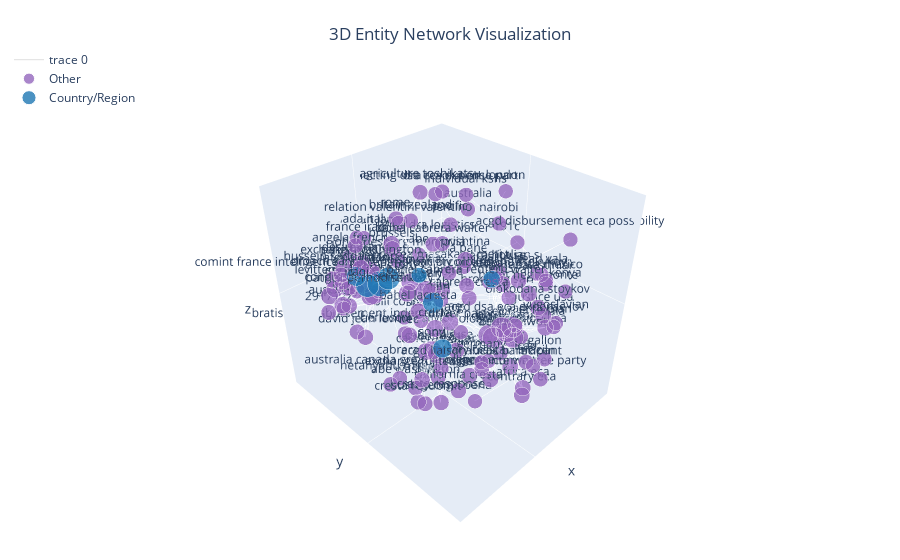
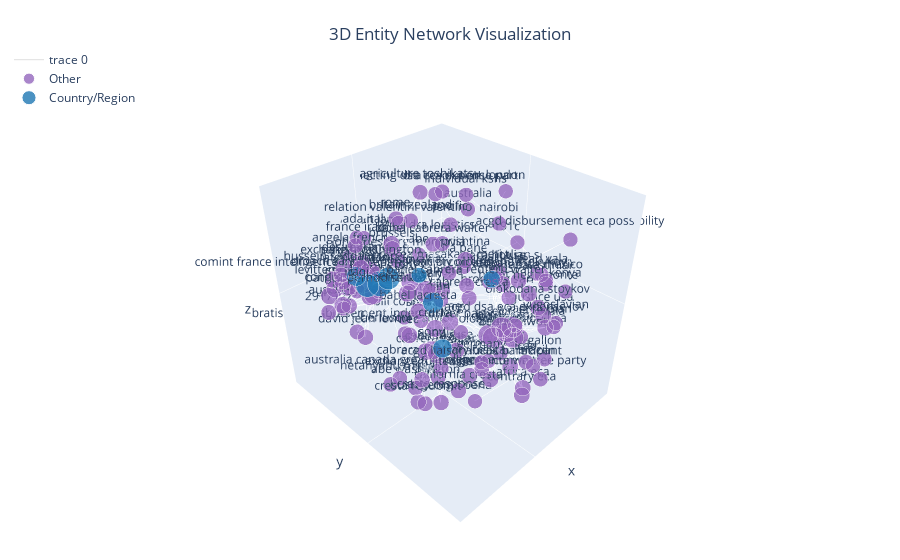

Here is the notebook cell these charts were saved with, in order:
### Code cell
analyzer = EntityNetworkAnalyzer()
G, entity_pairs = analyzer.create_entity_network(df, 'content_lemmatized_enhanced_clean')
analyzer.analyze_key_connections(G, entity_pairs)
analyzer.visualize_filtered_network(G)
analyzer.visualize_3d_network(G, 'my_network.html')

### Figure 1 — Plotly figure (JSON) as saved in the notebook; plotly's stock layout.template omitted (floating-point values rounded to 4 significant figures; data arrays with more than 128 entries replaced by an {"elided": "..."} marker saying what was removed)
{"data": [{"hoverinfo": "none", "line": {"color": "rgba(150,150,150,0.3)", "width": 1}, "mode": "lines", "type": "scatter3d", "x": {"elided": "1194 float values"}, "y": {"elided": "1194 float values"}, "z": {"elided": "1194 float values"}}, {"hoverinfo": "text", "hovertext": ["icao<br>Connections: 2", "yugoslavian<br>Connections: 2", "committee party<br>Connections: 2", "abe washington<br>Connections: 3", "bush george<br>Connections: 3", "bush<br>Connections: 22", "japan<br>Connections: 23", "abe<br>Connections: 2", "tokyo<br>Connections: 9", "european japan<br>Connections: 2", "carbon iea masakazu meti toyoda<br>Connections: 2", "european fatih<br>Connections: 1", "china india<br>Connections: 2", "nzl usa<br>Connections: 7", "australia canada great intelligence<br>Connections: 2", "britain zealand<br>Connections: 2", "pacific<br>Connections: 2", "doha<br>Connections: 6", "brussels<br>Connections: 6", "agriculture toshikatsu<br>Connections: 3", "291712z<br>Connections: 3", "italy<br>Connections: 14", "angela french<br>Connections: 2", "berlusconi silvio<br>Connections: 3", "relation valentini valentino<br>Connections: 2", "rome<br>Connections: 2", "brooking sarkozy<br>Connections: 2", "valentini<br>Connections: 2", "herman rompuy van<br>Connections: 2", "spain<br>Connections: 2", "251344z<br>Connections: 2", "italian sarkozy<br>Connections: 1", "israel<br>Connections: 8", "fvey relation usa<br>Connections: 2", "europe<br>Connections: 2", "netanyahu trigger<br>Connections: 2", "palestinian<br>Connections: 2", "israel italy<br>Connections: 1", "germany<br>Connections: 1", "china<br>Connections: 16", "brazil<br>Connections: 1", "australia<br>Connections: 1", "indonesia<br>Connections: 1", "korea south<br>Connections: 1", "africa mexico<br>Connections: 1", "191611z<br>Connections: 1", "dra<br>Connections: 1", "dra logistics<br>Connections: 3", "dra resolution<br>Connections: 1", "dra panel<br>Connections: 1", "prishtina<br>Connections: 7", "london<br>Connections: 1", "head vala<br>Connections: 1", "canada italy<br>Connections: 1", "vala<br>Connections: 1", "bill contain<br>Connections: 1", "johannesburg monrovia<br>Connections: 4", "slovakian<br>Connections: 4", "bratislava disbursement independent<br>Connections: 3", "narobi<br>Connections: 4", "abebe hiwot<br>Connections: 19", "negroponte wee<br>Connections: 6", "africa eca<br>Connections: 5", "senate<br>Connections: 5", "year<br>Connections: 21", "dodd senate<br>Connections: 18", "eca<br>Connections: 20", "ethiopian<br>Connections: 6", "abebe american<br>Connections: 6", "american<br>Connections: 6", "hiwot negroponte<br>Connections: 6", "eca house<br>Connections: 5", "house<br>Connections: 6", "justice usa<br>Connections: 6", "contrary eca<br>Connections: 5", "facility olokodana stokykov vintzislav<br>Connections: 5", "olokodana<br>Connections: 17", "olokodana stoykov<br>Connections: 5", "oi0s<br>Connections: 6", "acgd<br>Connections: 4", "acgd liaison lucas participant<br>Connections: 2", "acgd dsa eca expense iov<br>Connections: 1", "acgd collecting dsa eca expense participant<br>Connections: 1", "acgd disbursement eca possibility<br>Connections: 1", "gallon<br>Connections: 2", "liberia<br>Connections: 1", "driver party<br>Connections: 1", "kenya<br>Connections: 1", "nairobi<br>Connections: 2", "individual kshs<br>Connections: 1", "cabrera walter<br>Connections: 11", "sony<br>Connections: 14", "exchange fujitsu nec<br>Connections: 5", "nec<br>Connections: 5", "california cresta<br>Connections: 4", "cabrera contrary cresta<br>Connections: 3", "cresta resubmit<br>Connections: 4", "cresta response<br>Connections: 4", "cresta<br>Connections: 9", "cabrera cresta<br>Connections: 3", "bahel lacresta<br>Connections: 5", "bahel cabrera walter<br>Connections: 3", "cabrera<br>Connections: 9", "bahel cabrera redfern walter<br>Connections: 3", "comint france intelligence intercept noforn orcon usa<br>Connections: 10", "iran<br>Connections: 15", "pakistan<br>Connections: 15", "yemen<br>Connections: 15", "somalia<br>Connections: 15", "russia<br>Connections: 15", "exchange washington<br>Connections: 9", "desire france<br>Connections: 10", "levitte sarkozy<br>Connections: 10", "patrick pernod sarkozy<br>Connections: 10", "broach sarkozy<br>Connections: 10", "iraq<br>Connections: 8", "hussein saddam top<br>Connections: 4", "auscan nzl usa<br>Connections: 4", "congress<br>Connections: 9", "david jean levitte<br>Connections: 4", "france iraq<br>Connections: 3", "iraqi<br>Connections: 4"], "marker": {"color": "#9467bd", "opacity": 0.8, "size": [10.47, 10.47, 10.47, 10.7, 10.7, 15.12, 15.35, 10.47, 12.09, 10.47, 10.47, 10.23, 10.47, 11.63, 10.47, 10.47, 10.47, 11.4, 11.4, 10.7, 10.7, 13.26, 10.47, 10.7, 10.47, 10.47, 10.47, 10.47, 10.47, 10.47, 10.47, 10.23, 11.86, 10.47, 10.47, 10.47, 10.47, 10.23, 10.23, 13.72, 10.23, 10.23, 10.23, 10.23, 10.23, 10.23, 10.23, 10.7, 10.23, 10.23, 11.63, 10.23, 10.23, 10.23, 10.23, 10.23, 10.93, 10.93, 10.7, 10.93, 14.42, 11.4, 11.16, 11.16, 14.88, 14.19, 14.65, 11.4, 11.4, 11.4, 11.4, 11.16, 11.4, 11.4, 11.16, 11.16, 13.95, 11.16, 11.4, 10.93, 10.47, 10.23, 10.23, 10.23, 10.47, 10.23, 10.23, 10.23, 10.47, 10.23, 12.56, 13.26, 11.16, 11.16, 10.93, 10.7, 10.93, 10.93, 12.09, 10.7, 11.16, 10.7, 12.09, 10.7, 12.33, 13.49, 13.49, 13.49, 13.49, 13.49, 12.09, 12.33, 12.33, 12.33, 12.33, 11.86, 10.93, 10.93, 12.09, 10.93, 10.7, 10.93], "symbol": "circle"}, "mode": "markers+text", "name": "Other", "text": ["icao", "yugoslavian", "committee party", "abe washington", "bush george", "bush", "japan", "abe", "tokyo", "european japan", "carbon iea masakazu meti toyoda", "european fatih", "china india", "nzl usa", "australia canada great intelligence", "britain zealand", "pacific", "doha", "brussels", "agriculture toshikatsu", "291712z", "italy", "angela french", "berlusconi silvio", "relation valentini valentino", "rome", "brooking sarkozy", "valentini", "herman rompuy van", "spain", "251344z", "italian sarkozy", "israel", "fvey relation usa", "europe", "netanyahu trigger", "palestinian", "israel italy", "germany", "china", "brazil", "australia", "indonesia", "korea south", "africa mexico", "191611z", "dra", "dra logistics", "dra resolution", "dra panel", "prishtina", "london", "head vala", "canada italy", "vala", "bill contain", "johannesburg monrovia", "slovakian", "bratislava disbursement independent", "narobi", "abebe hiwot", "negroponte wee", "africa eca", "senate", "year", "dodd senate", "eca", "ethiopian", "abebe american", "american", "hiwot negroponte", "eca house", "house", "justice usa", "contrary eca", "facility olokodana stokykov vintzislav", "olokodana", "olokodana stoykov", "oi0s", "acgd", "acgd liaison lucas participant", "acgd dsa eca expense iov", "acgd collecting dsa eca expense participant", "acgd disbursement eca possibility", "gallon", "liberia", "driver party", "kenya", "nairobi", "individual kshs", "cabrera walter", "sony", "exchange fujitsu nec", "nec", "california cresta", "cabrera contrary cresta", "cresta resubmit", "cresta response", "cresta", "cabrera cresta", "bahel lacresta", "bahel cabrera walter", "cabrera", "bahel cabrera redfern walter", "comint france intelligence intercept noforn orcon usa", "iran", "pakistan", "yemen", "somalia", "russia", "exchange washington", "desire france", "levitte sarkozy", "patrick pernod sarkozy", "broach sarkozy", "iraq", "hussein saddam top", "auscan nzl usa", "congress", "david jean levitte", "france iraq", "iraqi"], "textposition": "top center", "type": "scatter3d", "x": [0.06396, -0.1557, -0.1032, 0.3797, 0.4382, -0.2365, 0.05404, -0.4732, -0.03894, 0.00202, -0.5534, -0.4608, -0.003227, 0.2913, 0.5598, -0.2079, -0.08663, 0.2648, 0.1867, -0.0351, 0.7653, -0.2367, 0.3308, -0.04726, 0.05192, -0.1006, -0.81, -0.4311, 0.3165, -0.3606, -0.01226, -0.9481, -0.3386, -0.6471, -0.5875, 0.317, -0.8132, 0.1651, 0.4767, 0.4263, 0.0163, -0.8152, -0.2123, 0.3923, -0.6625, -0.9741, -0.2532, -0.4656, -0.5098, -0.8084, -0.4722, -0.8188, -0.2296, 0.1379, -0.8718, -0.1997, -0.04424, 0.1428, 0.3345, -0.09476, -0.3546, -0.02946, -0.3517, 0.08613, -0.4205, -0.3963, -0.2931, -0.4588, -0.3975, -0.5815, -0.5311, -0.6648, -0.1131, -0.6595, -0.163, -0.6475, -0.2373, -0.3995, -0.3435, -0.4786, 0.4197, 0.1751, -0.4554, -0.6452, -0.1236, -0.07535, 0.5978, -0.818, -0.8083, -0.2075, 0.4591, 0.5431, 0.759, 0.6229, 0.4028, 0.2395, 0.8028, 0.6317, 0.3937, -0.004139, 0.2926, 0.1442, 0.419, 0.3473, 0.6629, 0.4235, 0.5234, 0.4214, 0.5623, 0.4245, 0.5603, 0.3409, 0.5989, 0.5648, 0.6655, 0.7236, 0.7919, 0.4779, 0.7954, 0.5413, 0.6112, 0.7709], "y": [0.9329, 1, 0.9591, 0.07065, 0.2468, 0.3632, -0.13, -0.7936, -0.432, -0.978, -0.4727, 0.1296, -0.8679, -0.08547, 0.09464, -0.5827, 0.0126, -0.2718, -0.3627, -0.2613, -0.4775, -0.3743, -0.7405, -0.5378, -0.4318, -0.6458, 0.04224, 0.2909, -0.8383, -0.6672, -0.06834, 0.2301, -0.246, 0.3343, -0.5929, -0.3425, 0.4253, 0.6956, 0.8689, -0.4658, 0.9638, -0.4954, -0.3279, -0.835, 0.5291, -0.03307, -0.2706, -0.4693, -0.5099, -0.5247, -0.1896, -0.07125, 0.7849, -0.8917, 0.5174, -0.7254, -0.5829, -0.639, -0.7518, -0.5029, 0.4758, 0.5265, 0.6218, 0.4027, 0.4054, 0.3706, 0.3963, 0.7098, 0.4355, 0.1887, 0.4659, 0.01702, 0.05838, 0.5414, 0.7566, 0.2631, 0.3055, 0.664, 0.3388, 0.08612, 0.8233, 0.8957, -0.5365, 0.7205, 0.9614, 0.3267, 0.7907, 0.6249, -0.1172, 0.05478, 0.4137, 0.4545, 0.5822, 0.3099, 0.5859, 0.233, 0.5847, 0.6361, 0.3332, 0.2957, 0.04089, 0.06184, 0.2532, 0.5982, -0.3853, -0.3577, -0.5499, -0.3405, -0.477, -0.4587, -0.2818, -0.6211, -0.6068, -0.193, -0.5058, -0.3336, -0.2055, -0.6147, -0.3845, -0.3386, -0.2507, -0.05818], "z": [-0.02465, 0.2455, -0.2807, -0.6412, -0.6575, -0.2927, 0.06927, -0.09062, -0.02103, 0.2041, -0.1824, -0.8239, -0.122, 0.1911, -0.4024, 0.4468, 0.6845, 0.5442, 0.4294, 0.876, 0.05018, -0.1915, 0.262, -0.6487, 0.5811, 0.4847, -0.3341, -0.6184, -0.1108, -0.7345, -0.8705, -0.04769, -0.5145, -0.5329, -0.4413, -0.9141, -0.003019, 0.6378, 0.1863, 0.17, -0.07081, 0.3675, -0.8457, -0.2874, 0.1517, 0.1489, -0.2373, 0.1672, 0.6387, -0.2512, 0.1156, 0.6853, 0.5225, 0.3002, -0.4443, -0.6411, 0.1265, -0.1247, -0.535, -0.1823, -0.2945, -0.5152, -0.7608, -0.4809, -0.2598, -0.3206, -0.1977, -0.119, -0.664, -0.5087, 0.05682, 0.006657, -0.5373, -0.195, -0.6262, 0.03418, -0.2946, 0.08504, 0.179, 0.02033, 0.06034, 0.3484, 0.6246, 0.6152, -0.09326, -0.9307, 0.4672, 0.01451, 0.3702, 0.9042, -0.0275, 0.08468, 0.02581, 0.1858, -0.3104, -0.4139, -0.1507, -0.2398, 0.134, 0.1898, 0.08581, 0.6304, -0.1187, 0.6166, 0.3417, 0.3301, 0.3164, 0.118, 0.1967, 0.3466, 0.4526, 0.2518, 0.1336, 0.2434, 0.2956, 0.1724, 0.5354, -0.103, 0.2697, -0.2448, 0.6819, 0.4618]}, {"hoverinfo": "text", "hovertext": ["washington<br>Connections: 33", "european<br>Connections: 24", "italian<br>Connections: 18", "slovakia<br>Connections: 3", "african<br>Connections: 8", "french<br>Connections: 26", "india<br>Connections: 14", "afghanistan<br>Connections: 15"], "marker": {"color": "#1f77b4", "opacity": 0.8, "size": [17.67, 15.58, 14.19, 10.7, 11.86, 16.05, 13.26, 13.49], "symbol": "circle"}, "mode": "markers+text", "name": "Country/Region", "text": ["washington", "european", "italian", "slovakia", "african", "french", "india", "afghanistan"], "textposition": "top center", "type": "scatter3d", "x": [0.3368, 0.198, -0.1449, 0.2595, -0.207, 0.4699, 0.4779, 0.4771], "y": [-0.358, -0.4237, -0.2594, 0.02603, 0.3409, -0.3472, 0.4953, -0.4722], "z": [0.1737, 0.1302, -0.2048, 0.3958, 0.2893, 0.2248, 0.08901, 0.2554]}], "layout": {"legend": {"bgcolor": "rgba(255, 255, 255, 0.8)", "x": 0.01, "xanchor": "left", "y": 0.99, "yanchor": "top"}, "margin": {"b": 0, "l": 0, "r": 0, "t": 40}, "scene": {"aspectmode": "data", "bgcolor": "white", "camera": {"center": {"x": 0, "y": 0, "z": 0}, "eye": {"x": 1.5, "y": 1.5, "z": 1.5}, "up": {"x": 0, "y": 0, "z": 1}}, "dragmode": "orbit", "xaxis": {"showgrid": false, "showticklabels": false}, "yaxis": {"showgrid": false, "showticklabels": false}, "zaxis": {"showgrid": false, "showticklabels": false}}, "showlegend": true, "title": {"text": "3D Entity Network Visualization", "x": 0.5, "xanchor": "center", "y": 0.95, "yanchor": "top"}}}

### Figure 2 — Plotly figure (JSON) as saved in the notebook; plotly's stock layout.template omitted (floating-point values rounded to 4 significant figures; data arrays with more than 128 entries replaced by an {"elided": "..."} marker saying what was removed)
{"data": [{"hoverinfo": "none", "line": {"color": "rgba(150,150,150,0.3)", "width": 1}, "mode": "lines", "type": "scatter3d", "x": {"elided": "1194 float values"}, "y": {"elided": "1194 float values"}, "z": {"elided": "1194 float values"}}, {"hoverinfo": "text", "hovertext": ["icao<br>Connections: 2", "yugoslavian<br>Connections: 2", "committee party<br>Connections: 2", "abe washington<br>Connections: 3", "bush george<br>Connections: 3", "bush<br>Connections: 22", "japan<br>Connections: 23", "abe<br>Connections: 2", "tokyo<br>Connections: 9", "european japan<br>Connections: 2", "carbon iea masakazu meti toyoda<br>Connections: 2", "european fatih<br>Connections: 1", "china india<br>Connections: 2", "nzl usa<br>Connections: 7", "australia canada great intelligence<br>Connections: 2", "britain zealand<br>Connections: 2", "pacific<br>Connections: 2", "doha<br>Connections: 6", "brussels<br>Connections: 6", "agriculture toshikatsu<br>Connections: 3", "291712z<br>Connections: 3", "italy<br>Connections: 14", "angela french<br>Connections: 2", "berlusconi silvio<br>Connections: 3", "relation valentini valentino<br>Connections: 2", "rome<br>Connections: 2", "brooking sarkozy<br>Connections: 2", "valentini<br>Connections: 2", "herman rompuy van<br>Connections: 2", "spain<br>Connections: 2", "251344z<br>Connections: 2", "italian sarkozy<br>Connections: 1", "israel<br>Connections: 8", "fvey relation usa<br>Connections: 2", "europe<br>Connections: 2", "netanyahu trigger<br>Connections: 2", "palestinian<br>Connections: 2", "israel italy<br>Connections: 1", "germany<br>Connections: 1", "china<br>Connections: 16", "brazil<br>Connections: 1", "australia<br>Connections: 1", "indonesia<br>Connections: 1", "korea south<br>Connections: 1", "africa mexico<br>Connections: 1", "191611z<br>Connections: 1", "dra<br>Connections: 1", "dra logistics<br>Connections: 3", "dra resolution<br>Connections: 1", "dra panel<br>Connections: 1", "prishtina<br>Connections: 7", "london<br>Connections: 1", "head vala<br>Connections: 1", "canada italy<br>Connections: 1", "vala<br>Connections: 1", "bill contain<br>Connections: 1", "johannesburg monrovia<br>Connections: 4", "slovakian<br>Connections: 4", "bratislava disbursement independent<br>Connections: 3", "narobi<br>Connections: 4", "abebe hiwot<br>Connections: 19", "negroponte wee<br>Connections: 6", "africa eca<br>Connections: 5", "senate<br>Connections: 5", "year<br>Connections: 21", "dodd senate<br>Connections: 18", "eca<br>Connections: 20", "ethiopian<br>Connections: 6", "abebe american<br>Connections: 6", "american<br>Connections: 6", "hiwot negroponte<br>Connections: 6", "eca house<br>Connections: 5", "house<br>Connections: 6", "justice usa<br>Connections: 6", "contrary eca<br>Connections: 5", "facility olokodana stokykov vintzislav<br>Connections: 5", "olokodana<br>Connections: 17", "olokodana stoykov<br>Connections: 5", "oi0s<br>Connections: 6", "acgd<br>Connections: 4", "acgd liaison lucas participant<br>Connections: 2", "acgd dsa eca expense iov<br>Connections: 1", "acgd collecting dsa eca expense participant<br>Connections: 1", "acgd disbursement eca possibility<br>Connections: 1", "gallon<br>Connections: 2", "liberia<br>Connections: 1", "driver party<br>Connections: 1", "kenya<br>Connections: 1", "nairobi<br>Connections: 2", "individual kshs<br>Connections: 1", "cabrera walter<br>Connections: 11", "sony<br>Connections: 14", "exchange fujitsu nec<br>Connections: 5", "nec<br>Connections: 5", "california cresta<br>Connections: 4", "cabrera contrary cresta<br>Connections: 3", "cresta resubmit<br>Connections: 4", "cresta response<br>Connections: 4", "cresta<br>Connections: 9", "cabrera cresta<br>Connections: 3", "bahel lacresta<br>Connections: 5", "bahel cabrera walter<br>Connections: 3", "cabrera<br>Connections: 9", "bahel cabrera redfern walter<br>Connections: 3", "comint france intelligence intercept noforn orcon usa<br>Connections: 10", "iran<br>Connections: 15", "pakistan<br>Connections: 15", "yemen<br>Connections: 15", "somalia<br>Connections: 15", "russia<br>Connections: 15", "exchange washington<br>Connections: 9", "desire france<br>Connections: 10", "levitte sarkozy<br>Connections: 10", "patrick pernod sarkozy<br>Connections: 10", "broach sarkozy<br>Connections: 10", "iraq<br>Connections: 8", "hussein saddam top<br>Connections: 4", "auscan nzl usa<br>Connections: 4", "congress<br>Connections: 9", "david jean levitte<br>Connections: 4", "france iraq<br>Connections: 3", "iraqi<br>Connections: 4"], "marker": {"color": "#9467bd", "opacity": 0.8, "size": [10.47, 10.47, 10.47, 10.7, 10.7, 15.12, 15.35, 10.47, 12.09, 10.47, 10.47, 10.23, 10.47, 11.63, 10.47, 10.47, 10.47, 11.4, 11.4, 10.7, 10.7, 13.26, 10.47, 10.7, 10.47, 10.47, 10.47, 10.47, 10.47, 10.47, 10.47, 10.23, 11.86, 10.47, 10.47, 10.47, 10.47, 10.23, 10.23, 13.72, 10.23, 10.23, 10.23, 10.23, 10.23, 10.23, 10.23, 10.7, 10.23, 10.23, 11.63, 10.23, 10.23, 10.23, 10.23, 10.23, 10.93, 10.93, 10.7, 10.93, 14.42, 11.4, 11.16, 11.16, 14.88, 14.19, 14.65, 11.4, 11.4, 11.4, 11.4, 11.16, 11.4, 11.4, 11.16, 11.16, 13.95, 11.16, 11.4, 10.93, 10.47, 10.23, 10.23, 10.23, 10.47, 10.23, 10.23, 10.23, 10.47, 10.23, 12.56, 13.26, 11.16, 11.16, 10.93, 10.7, 10.93, 10.93, 12.09, 10.7, 11.16, 10.7, 12.09, 10.7, 12.33, 13.49, 13.49, 13.49, 13.49, 13.49, 12.09, 12.33, 12.33, 12.33, 12.33, 11.86, 10.93, 10.93, 12.09, 10.93, 10.7, 10.93], "symbol": "circle"}, "mode": "markers+text", "name": "Other", "text": ["icao", "yugoslavian", "committee party", "abe washington", "bush george", "bush", "japan", "abe", "tokyo", "european japan", "carbon iea masakazu meti toyoda", "european fatih", "china india", "nzl usa", "australia canada great intelligence", "britain zealand", "pacific", "doha", "brussels", "agriculture toshikatsu", "291712z", "italy", "angela french", "berlusconi silvio", "relation valentini valentino", "rome", "brooking sarkozy", "valentini", "herman rompuy van", "spain", "251344z", "italian sarkozy", "israel", "fvey relation usa", "europe", "netanyahu trigger", "palestinian", "israel italy", "germany", "china", "brazil", "australia", "indonesia", "korea south", "africa mexico", "191611z", "dra", "dra logistics", "dra resolution", "dra panel", "prishtina", "london", "head vala", "canada italy", "vala", "bill contain", "johannesburg monrovia", "slovakian", "bratislava disbursement independent", "narobi", "abebe hiwot", "negroponte wee", "africa eca", "senate", "year", "dodd senate", "eca", "ethiopian", "abebe american", "american", "hiwot negroponte", "eca house", "house", "justice usa", "contrary eca", "facility olokodana stokykov vintzislav", "olokodana", "olokodana stoykov", "oi0s", "acgd", "acgd liaison lucas participant", "acgd dsa eca expense iov", "acgd collecting dsa eca expense participant", "acgd disbursement eca possibility", "gallon", "liberia", "driver party", "kenya", "nairobi", "individual kshs", "cabrera walter", "sony", "exchange fujitsu nec", "nec", "california cresta", "cabrera contrary cresta", "cresta resubmit", "cresta response", "cresta", "cabrera cresta", "bahel lacresta", "bahel cabrera walter", "cabrera", "bahel cabrera redfern walter", "comint france intelligence intercept noforn orcon usa", "iran", "pakistan", "yemen", "somalia", "russia", "exchange washington", "desire france", "levitte sarkozy", "patrick pernod sarkozy", "broach sarkozy", "iraq", "hussein saddam top", "auscan nzl usa", "congress", "david jean levitte", "france iraq", "iraqi"], "textposition": "top center", "type": "scatter3d", "x": [0.06396, -0.1557, -0.1032, 0.3797, 0.4382, -0.2365, 0.05404, -0.4732, -0.03894, 0.00202, -0.5534, -0.4608, -0.003227, 0.2913, 0.5598, -0.2079, -0.08663, 0.2648, 0.1867, -0.0351, 0.7653, -0.2367, 0.3308, -0.04726, 0.05192, -0.1006, -0.81, -0.4311, 0.3165, -0.3606, -0.01226, -0.9481, -0.3386, -0.6471, -0.5875, 0.317, -0.8132, 0.1651, 0.4767, 0.4263, 0.0163, -0.8152, -0.2123, 0.3923, -0.6625, -0.9741, -0.2532, -0.4656, -0.5098, -0.8084, -0.4722, -0.8188, -0.2296, 0.1379, -0.8718, -0.1997, -0.04424, 0.1428, 0.3345, -0.09476, -0.3546, -0.02946, -0.3517, 0.08613, -0.4205, -0.3963, -0.2931, -0.4588, -0.3975, -0.5815, -0.5311, -0.6648, -0.1131, -0.6595, -0.163, -0.6475, -0.2373, -0.3995, -0.3435, -0.4786, 0.4197, 0.1751, -0.4554, -0.6452, -0.1236, -0.07535, 0.5978, -0.818, -0.8083, -0.2075, 0.4591, 0.5431, 0.759, 0.6229, 0.4028, 0.2395, 0.8028, 0.6317, 0.3937, -0.004139, 0.2926, 0.1442, 0.419, 0.3473, 0.6629, 0.4235, 0.5234, 0.4214, 0.5623, 0.4245, 0.5603, 0.3409, 0.5989, 0.5648, 0.6655, 0.7236, 0.7919, 0.4779, 0.7954, 0.5413, 0.6112, 0.7709], "y": [0.9329, 1, 0.9591, 0.07065, 0.2468, 0.3632, -0.13, -0.7936, -0.432, -0.978, -0.4727, 0.1296, -0.8679, -0.08547, 0.09464, -0.5827, 0.0126, -0.2718, -0.3627, -0.2613, -0.4775, -0.3743, -0.7405, -0.5378, -0.4318, -0.6458, 0.04224, 0.2909, -0.8383, -0.6672, -0.06834, 0.2301, -0.246, 0.3343, -0.5929, -0.3425, 0.4253, 0.6956, 0.8689, -0.4658, 0.9638, -0.4954, -0.3279, -0.835, 0.5291, -0.03307, -0.2706, -0.4693, -0.5099, -0.5247, -0.1896, -0.07125, 0.7849, -0.8917, 0.5174, -0.7254, -0.5829, -0.639, -0.7518, -0.5029, 0.4758, 0.5265, 0.6218, 0.4027, 0.4054, 0.3706, 0.3963, 0.7098, 0.4355, 0.1887, 0.4659, 0.01702, 0.05838, 0.5414, 0.7566, 0.2631, 0.3055, 0.664, 0.3388, 0.08612, 0.8233, 0.8957, -0.5365, 0.7205, 0.9614, 0.3267, 0.7907, 0.6249, -0.1172, 0.05478, 0.4137, 0.4545, 0.5822, 0.3099, 0.5859, 0.233, 0.5847, 0.6361, 0.3332, 0.2957, 0.04089, 0.06184, 0.2532, 0.5982, -0.3853, -0.3577, -0.5499, -0.3405, -0.477, -0.4587, -0.2818, -0.6211, -0.6068, -0.193, -0.5058, -0.3336, -0.2055, -0.6147, -0.3845, -0.3386, -0.2507, -0.05818], "z": [-0.02465, 0.2455, -0.2807, -0.6412, -0.6575, -0.2927, 0.06927, -0.09062, -0.02103, 0.2041, -0.1824, -0.8239, -0.122, 0.1911, -0.4024, 0.4468, 0.6845, 0.5442, 0.4294, 0.876, 0.05018, -0.1915, 0.262, -0.6487, 0.5811, 0.4847, -0.3341, -0.6184, -0.1108, -0.7345, -0.8705, -0.04769, -0.5145, -0.5329, -0.4413, -0.9141, -0.003019, 0.6378, 0.1863, 0.17, -0.07081, 0.3675, -0.8457, -0.2874, 0.1517, 0.1489, -0.2373, 0.1672, 0.6387, -0.2512, 0.1156, 0.6853, 0.5225, 0.3002, -0.4443, -0.6411, 0.1265, -0.1247, -0.535, -0.1823, -0.2945, -0.5152, -0.7608, -0.4809, -0.2598, -0.3206, -0.1977, -0.119, -0.664, -0.5087, 0.05682, 0.006657, -0.5373, -0.195, -0.6262, 0.03418, -0.2946, 0.08504, 0.179, 0.02033, 0.06034, 0.3484, 0.6246, 0.6152, -0.09326, -0.9307, 0.4672, 0.01451, 0.3702, 0.9042, -0.0275, 0.08468, 0.02581, 0.1858, -0.3104, -0.4139, -0.1507, -0.2398, 0.134, 0.1898, 0.08581, 0.6304, -0.1187, 0.6166, 0.3417, 0.3301, 0.3164, 0.118, 0.1967, 0.3466, 0.4526, 0.2518, 0.1336, 0.2434, 0.2956, 0.1724, 0.5354, -0.103, 0.2697, -0.2448, 0.6819, 0.4618]}, {"hoverinfo": "text", "hovertext": ["washington<br>Connections: 33", "european<br>Connections: 24", "italian<br>Connections: 18", "slovakia<br>Connections: 3", "african<br>Connections: 8", "french<br>Connections: 26", "india<br>Connections: 14", "afghanistan<br>Connections: 15"], "marker": {"color": "#1f77b4", "opacity": 0.8, "size": [17.67, 15.58, 14.19, 10.7, 11.86, 16.05, 13.26, 13.49], "symbol": "circle"}, "mode": "markers+text", "name": "Country/Region", "text": ["washington", "european", "italian", "slovakia", "african", "french", "india", "afghanistan"], "textposition": "top center", "type": "scatter3d", "x": [0.3368, 0.198, -0.1449, 0.2595, -0.207, 0.4699, 0.4779, 0.4771], "y": [-0.358, -0.4237, -0.2594, 0.02603, 0.3409, -0.3472, 0.4953, -0.4722], "z": [0.1737, 0.1302, -0.2048, 0.3958, 0.2893, 0.2248, 0.08901, 0.2554]}], "layout": {"legend": {"bgcolor": "rgba(255, 255, 255, 0.8)", "x": 0.01, "xanchor": "left", "y": 0.99, "yanchor": "top"}, "margin": {"b": 0, "l": 0, "r": 0, "t": 40}, "scene": {"aspectmode": "data", "bgcolor": "white", "camera": {"center": {"x": 0, "y": 0, "z": 0}, "eye": {"x": 1.5, "y": 1.5, "z": 1.5}, "up": {"x": 0, "y": 0, "z": 1}}, "dragmode": "orbit", "xaxis": {"showgrid": false, "showticklabels": false}, "yaxis": {"showgrid": false, "showticklabels": false}, "zaxis": {"showgrid": false, "showticklabels": false}}, "showlegend": true, "title": {"text": "3D Entity Network Visualization", "x": 0.5, "xanchor": "center", "y": 0.95, "yanchor": "top"}}}
